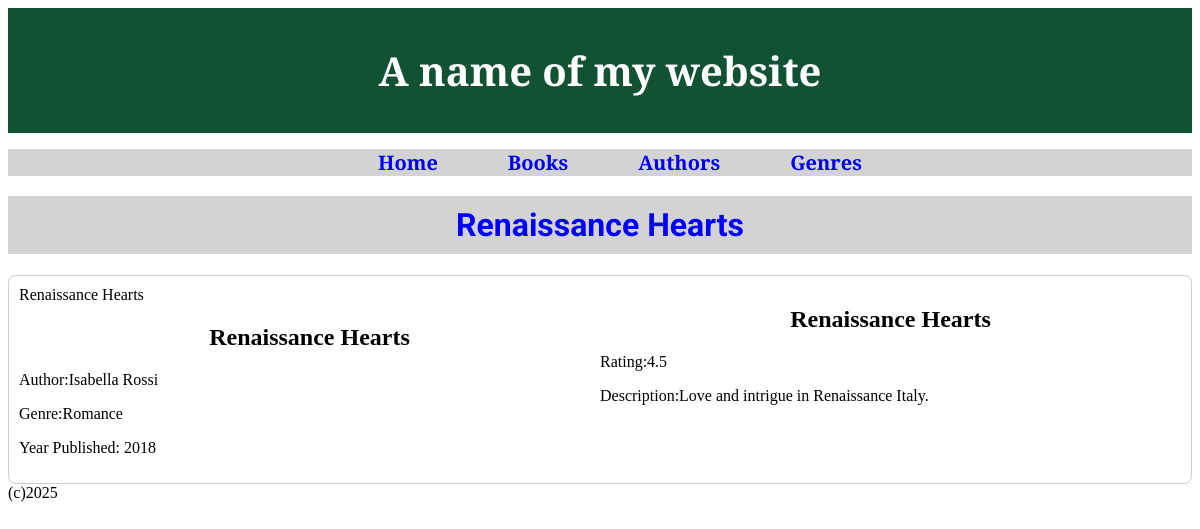
Page /books/12 on the earlier database version.
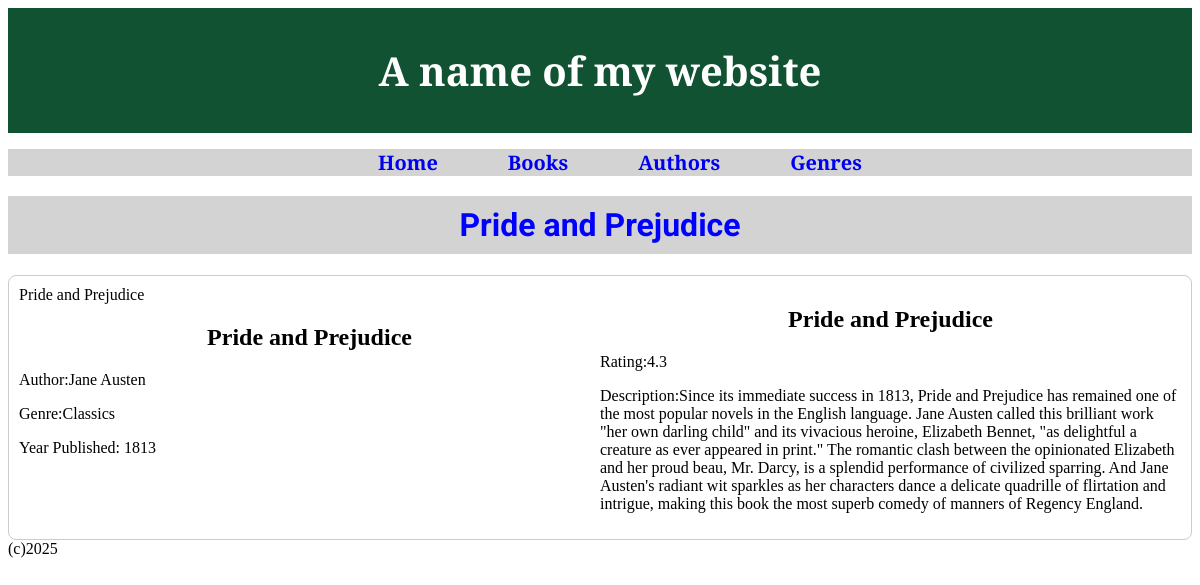
Same page on the later database version.
### tables this page shows
CREATE TABLE books (id INTEGER PRIMARY KEY AUTOINCREMENT, name TEXT, year_published INTEGER, description TEXT, photo TEXT, rating INTEGER, author_id INTEGER REFERENCES author (id), genre_id INTEGER REFERENCES genre (id));

CREATE TABLE author (id INTEGER PRIMARY KEY AUTOINCREMENT, name TEXT, birth_year INTEGER, nationality TEXT, photo TEXT, biography TEXT);

CREATE TABLE genre (id INTEGER PRIMARY KEY AUTOINCREMENT, name TEXT, description TEXT);

### routes.py (the view)
@app.route('/books/<int:id>')
def book_by_id(id):
    conn = sqlite3.connect('books.db')
    cur = conn.cursor()
    cur.execute('''
        SELECT books.id, books.name, books.photo, books.year_published,
            books.rating, books.description, genre.name, author.name
        FROM books
        JOIN genre ON books.genre_id = genre.id
        JOIN author ON books.author_id = author.id
        WHERE books.id = ?;
    ''', (id,))
    book = cur.fetchone()
    conn.close()
    return render_template("all_books.html", id=id, book=book)

### templates/all_books.html (shortened to what this page needs)
{% extends "layout.html" %}
{% block content %}
<h1>{{ book[1] }}</h1>
    <div class="detail-card">
        <div class="book-left">
            <div class="book-photo">{{ book[1] }}</div>
            <h2>{{ book[1] }}</h2>
            <p>Author:{{ book[7] }}</p>
            <p>Genre:{{ book[6] }}</p>
            <p>Year Published: {{ book[3] }}</p>
        </div>
        <div class="book-right">
            <h2>{{ book[1] }}</h2>
            <p>Rating:{{ book[4] }}</p>
            <p>Description:{{ book[5] }}</p>
        </div>
    </div>
{% endblock %}

Differences in the rows shown:
no longer on this page (row edited): author: name "Isabella Rossi"
no longer on this page (row edited): genre: name "Romance"
changed books: name "Renaissance Hearts" → "Pride and Prejudice"; year_published "2018" → "1813"; rating "4.5" → "4.3"; description "Love and intrigue in Renaissance Italy." → "Since its immediate success in 1813, Pride and Prejudice has remained one of the most popular novels in the English language. Jane Austen called this brilliant work \"her own darling child\" and its vivacious heroine, Elizabeth Bennet, \"as delightful a creature as ever appeared in print.\" The romantic clash between the opinionated Elizabeth and her proud beau, Mr. Darcy, is a splendid performance of civilized sparring. And Jane Austen's radiant wit sparkles as her characters dance a delicate quadrille of flirtation and intrigue, making this book the most superb comedy of manners of Regency England."
now on this page (row edited): author: name "Jane Austen"
added genre: name "Classics"
